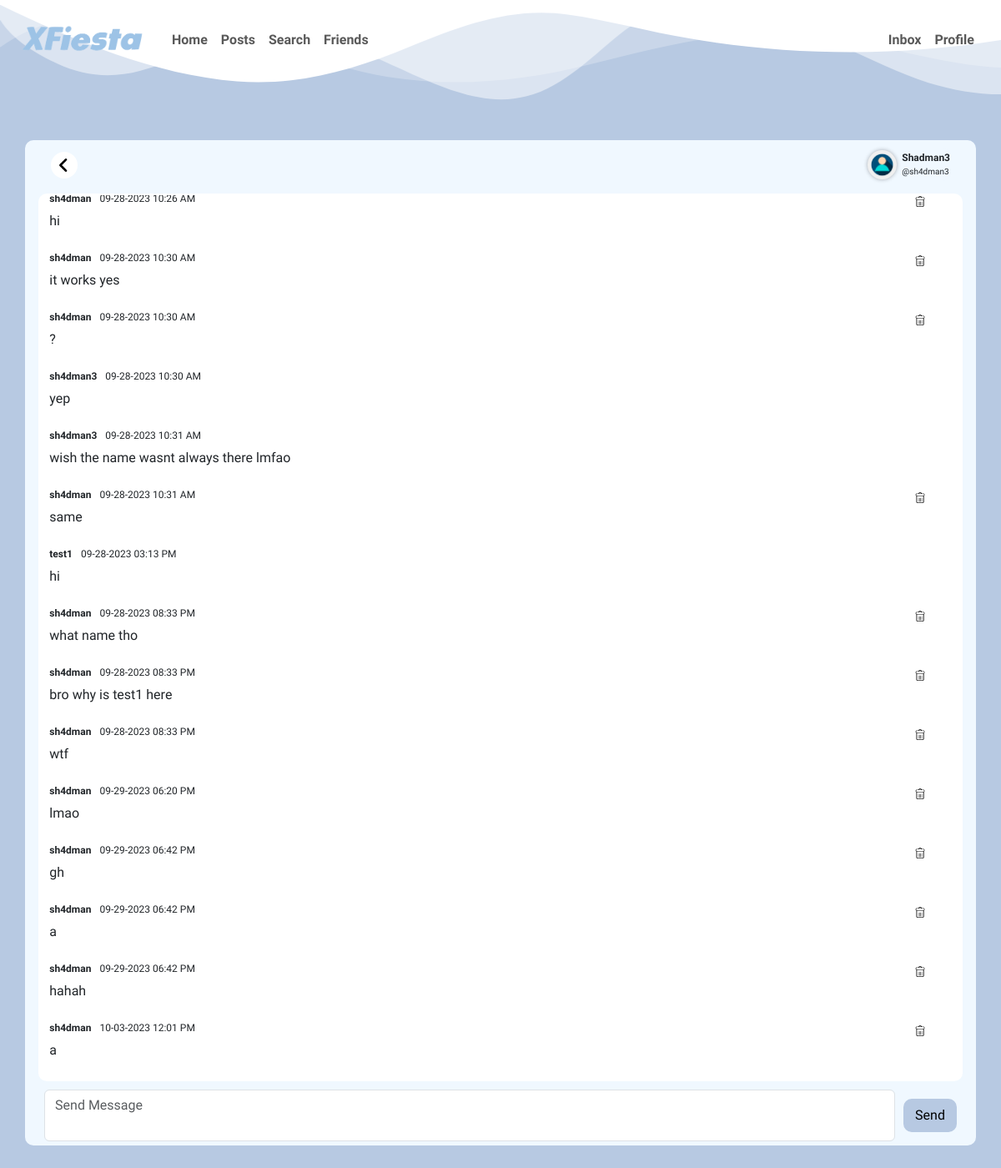
/inbox/3 (signed in), run on the app's committed database.
### tables this page shows
CREATE TABLE "users" (
    id INTEGER NOT NULL,
    username TEXT NOT NULL,
    fullname TEXT,
    hash TEXT NOT NULL,
    about_me TEXT,
    friends INTEGER DEFAULT 0 NOT NULL,
    posts INTEGER DEFAULT 0 NOT NULL,
    carnival INTEGER DEFAULT 0 NOT NULL,
    creation_time TIMESTAMP NOT NULL,
    pfp_location TEXT NOT NULL DEFAULT 'server_hosted_files/profile_pics/default_profile_pic/user_profile_pic.png',
    timezone_offset INTEGER NOT NULL DEFAULT 0,
    PRIMARY KEY(id)
);

CREATE TABLE messages (
    id INTEGER NOT NULL,
    inbox_id INTEGER NOT NULL,
    sender_id INTEGER NOT NULL,
    recipient_id INTEGER NOT NULL,
    contents TEXT NOT NULL,
    message_time TIMESTAMP NOT NULL DEFAULT CURRENT_TIMESTAMP, read_status TEXT NOT NULL CHECK(read_status IN ('read', 'unread')) DEFAULT 'unread',
    PRIMARY KEY(id),
    FOREIGN KEY(inbox_id) REFERENCES inbox(id),
    FOREIGN KEY(sender_id) REFERENCES users(id),
    FOREIGN KEY(recipient_id) REFERENCES users(id)
);

### app.py (the view)
@app.route("/inbox", defaults={"user_id": ""})
@app.route("/inbox/", defaults={"user_id": ""})
@app.route("/inbox/<user_id>")
@login_required
def inbox(user_id):
    if not user_id or user_id == '':
        inbox = db.execute(
            """
            SELECT DISTINCT i.id, i.user_id1, i.user_id2, i.messages
            FROM inbox AS i
            JOIN messages AS m
            ON i.id = m.inbox_id
            WHERE i.user_id1 = ? OR i.user_id2 = ?
            ORDER BY (
                SELECT MAX(message_time)
                FROM messages AS m2
                WHERE m2.inbox_id = i.id)
            DESC;
            """,
            session["user_id"], session["user_id"]
        )
        for chat in inbox:
            if chat["user_id1"] == session["user_id"]:
                person_id = chat["user_id2"]
            else:
                person_id = chat["user_id1"]
            person = db.execute("SELECT id, fullname, username, pfp_location FROM users WHERE id = ?;", person_id)
            chat["user_id"] = person[0]["id"]
            chat["fullname"] = person[0]["fullname"]
            chat["username"] = person[0]["username"]
            chat["pfp_location"] = person[0]["pfp_location"]
            message = db.execute("SELECT contents FROM messages WHERE inbox_id = ? ORDER BY message_time DESC LIMIT 1;", chat["id"])
            if message:
                chat["last_message"] = message[0]["contents"][0:56] if len(message[0]["contents"]) >= 56 else message[0]["contents"][0:len(message[0]["contents"])]
        return render_template("inbox.html", inbox = inbox)
    else:
        user = db.execute("SELECT id, username, fullname, pfp_location FROM users WHERE id = ?;", user_id)
        inbox = db.execute("SELECT id FROM inbox WHERE (user_id1 = ? AND user_id2 = ?) OR (user_id1 = ? AND user_id2 = ?);", session["user_id"], user_id, user_id, session["user_id"])
        if len(user) != 1:
            return redirect("/inbox")
        if not inbox:
            inbox_id = None
        else:
            inbox_id = inbox[0]["id"]
        messages = db.execute(
            """
            SELECT *
            FROM messages
            WHERE inbox_id = ?
            ORDER BY message_time;
            """, inbox_id
        )
        db.execute("UPDATE messages SET read_status = 'read' WHERE recipient_id = ? AND read_status = 'unread';", session["user_id"])
        for message in messages:
            tz_offset = db.execute("SELECT timezone_offset FROM users WHERE id = ?;", session["user_id"])
            message_time = datetime.strptime(message["message_time"], "%Y-%m-%d %H:%M:%S") + timedelta(minutes=tz_offset[0]["timezone_offset"])
            message["date"] = message_time.strftime("%m-%d-%Y")
            message["time"] = message_time.strftime("%I:%M %p")
            message_sender = db.execute("SELECT id, fullname, username FROM users WHERE id = ?;", message["sender_id"])
            message["sender_fullname"] = message_sender[0]["fullname"]
            message["sender_username"] = message_sender[0]["username"]
        return render_template("chat.html",user=user[0], messages=messages, user_id=user_id, inbox_id=inbox_id)

### app.py (called while the page is built)
@app.after_request
def after_request(response):
    response.headers["Cache-Control"] = "no-cache, no-store, must-revalidate"
    response.headers["Expires"] = 0
    response.headers["Pragma"] = "no-cache"
    return response

### helpers.py (called while the page is built)
def login_required(f):
    @wraps(f)
    def decorated_function(*args, **kwargs):
        if session.get("user_id") is None:
            return redirect("/welcome")
        return f(*args, **kwargs)
    return decorated_function

### templates/chat.html (shortened to what this page needs)
{% extends "layout.html" %}
{% block optional_c %}
    <link rel="stylesheet" href="/static/styles/inbox.css">
    <link rel="stylesheet" href="/static/styles/chat.css">
{% endblock %}
{% block main %}
    <div id="main-container" class="main-container o-profile">
        <div style="display: flex; width: 100%; align-items: center;">
            <div id="go_back">
                <button class="action-button btn-big" type="button" onclick="history.back();"><img src="/static/images/back.png"></button>
            </div>
            <div class="top-bar">
                <a href="/profile/{{ user['username'] }}"><div class="profile-pic" style="width: 35px; height: 35px;"><img src="{% if user['pfp_location'] %} /{{ user['pfp_location']}} {% else %} /static/images/user_profile_pic.png {% endif %}"></div></a>
                <div style="margin-left: 0.5vw; text-align: left;">
                    <div class="name"><a href="/profile/{{ user['username'] }}" style="text-decoration: none; color: inherit;">{{ user['fullname'] }}</a></div>
                    <div class="username"><a href="/profile/{{ user['username'] }}" style="text-decoration: none; color: inherit;">@{{ user['username'] }}</a></div>
                </div>
            </div>
        </div>
        <div id="chat-container" class="chat-container">
            {% for message in messages %}
                <div name="message" id="{{ message['id'] }}" class="message-container">
                    <div class="top-part">
                        <div class="name name-chat" style="margin-right: 10px;"><a tabindex="-1" href="/profile/{{ message['sender_username'] }}">{{ message["sender_username"] }}</a></div>
                        <div class="name" style="font-weight: normal; margin-right: auto;">
                            {{ message["date"] }} {{ message["time"] }}
                        </div>
                        {% if message["sender_id"] == session["user_id"] %}
                            <div class="actions">
                                <button name="delete_message_button" class="action-button btn-big" value="{{ message['id'] }}" type="button">
                                    <img alt="Delete Message" src="/static/images/delete.png">
                                </button>
                            </div>
                        {% endif %}
                    </div>
                    <p style="white-space: pre-line;">{{ message["contents"] }}</p>
                </div>
            {% endfor %}
        </div>
        <div class="send-message">
            <textarea id="send_box" class="form-control send-box" placeholder="Send Message"></textarea>
            <div style="margin-top: auto; margin-bottom: auto;">
                <button id="send_button" class="btn btn-primary btn-prof">Send</button>
            </div>
        </div>
    </div>
{% endblock %}

### static/styles/styles.css (style rules this page uses)
body { max-width: 100%; overflow-x: hidden; background-color: #b7c9e2; font-family: 'Work Sans', sans-serif; }
textarea { resize: none; }
.btn, .btn-primary { background-color: white !important; color: blue; border: 2px solid transparent !important; border-radius: 10px; transition: all 0.5s; }
button img { -webkit-user-drag: none; user-select: none; pointer-events: none; }
input[type="text"], input[type="password"], textarea, .line-form, .textbox-area, .form-control { width: 30vw !important; }
.o-profile { margin: 5rem auto; width: 95%; background-color: aliceblue; border: 5px solid transparent; border-radius: 10px; display: flex; flex-direction: column; align-items: center; }
.profile-pic { width: 125px; height: 125px; border: 2px solid transparent; border-radius: 50%; box-shadow: 0 0 5px rgba(0, 0, 0, 0.3); background-color: #f0f0f0; pointer-events: none; overflow: hidden; }
.profile-pic img { width: 100%; height: 100%; object-fit: cover; -webkit-user-drag: none; user-select: none; image-rendering: optimizeSpeed; }
.btn-prof { background-color: #b7c9e2 !important; margin-top: 5px; margin-bottom: 5px; color: black !important; }
textarea { bottom: 0 !important; }
.name { font-weight: 700; font-size: 1.1rem; }
.username { font-size: 0.8rem; }

### static/styles/inbox.css (style rules this page uses)
.name { font-size: 0.9rem; font-weight: 700; }
.username { font-size: smaller; }
.actions { margin-top: auto; margin-bottom: auto; margin-left: auto; margin-right: 2vw; display: flex; justify-content: right; align-items: center; }
.action-button { width: 2rem; height: 2rem; border: 0.25px solid white; border-radius: 50%; display: flex; justify-content: center; align-items: center; overflow: hidden; background-color: white; }
.action-button img { width: 100%; height: 100%; object-position: center; object-fit: contain; -webkit-user-drag: none; user-select: none; }

### static/styles/chat.css (style rules this page uses)
body { display: none; }
.top-bar { background-color: aliceblue; margin-left: auto; display: flex; border: 2px solid transparent; justify-content: right; border-radius: 10px; margin-top: 5px; margin-bottom: 5px; margin-right: 1.5rem; }
#go_back { width: 50%; justify-content: left !important; margin-left: 1.5rem; }
#go_back button { width: 2rem !important; height: 2rem !important; border: 0.5px solid transparent !important; }
#go_back button img { width: 2.5rem !important; height: 2.5rem !important; object-fit: cover; }
.name { font-size: 12px !important; }
.name-chat { height: 24px !important; }
.username { font-size: 10px !important; }
.chat-container { width: 98%; padding: 5px 5px; margin: 10px 10px; border: 2px solid transparent; border-radius: 10px; background-color: white; height: 70vh; max-height: 80vh; overflow-y: auto; overflow-x: hidden; }
.message-container { background-color: white; border: 1px solid transparent; border-radius: 10px; padding: 5px 5px; padding-bottom: 0px; }
.top-part { display: flex; flex-direction: row; }
.name { width: fit-content; }
a { text-decoration: none; color: inherit; }
.action-button { height: 1.5rem !important; width: 1.5rem !important; margin-left: 2px; margin-right: 2px; }
.btn-big img { width: 1.5rem !important; }
.send-message { display: flex; max-width: 100%; }
.send-box { width: 85vw !important; margin-right: 10px; }

### data on the page
users: pfp_location (picture), fullname "Shadman3", username "sh4dman3"
messages: sender_username "sh4dman", date "09-28-2023", time "10:26 AM", {{ message['id'] }} 1 (drawn), contents "hi"
messages: sender_username "sh4dman", date "09-28-2023", time "10:30 AM", {{ message['id'] }} 2 (drawn), contents "it works yes"
messages: sender_username "sh4dman", date "09-28-2023", time "10:30 AM", {{ message['id'] }} 3 (drawn), contents "?"
messages: sender_username "sh4dman3", date "09-28-2023", time "10:30 AM", contents "yep"
messages: sender_username "sh4dman3", date "09-28-2023", time "10:31 AM", contents "wish the name wasnt always there lmfao"
messages: sender_username "sh4dman", date "09-28-2023", time "10:31 AM", {{ message['id'] }} 6 (drawn), contents "same"
messages: sender_username "test1", date "09-28-2023", time "03:13 PM", contents "hi"
messages: sender_username "sh4dman", date "09-28-2023", time "08:33 PM", {{ message['id'] }} 13 (drawn), contents "what name tho"
messages: sender_username "sh4dman", date "09-28-2023", time "08:33 PM", {{ message['id'] }} 14 (drawn), contents "bro why is test1 here"
messages: sender_username "sh4dman", date "09-28-2023", time "08:33 PM", {{ message['id'] }} 15 (drawn), contents "wtf"
messages: sender_username "sh4dman", date "09-29-2023", time "06:20 PM", {{ message['id'] }} 22 (drawn), contents "lmao"
messages: sender_username "sh4dman", date "09-29-2023", time "06:42 PM", {{ message['id'] }} 23 (drawn), contents "gh"
messages: sender_username "sh4dman", date "09-29-2023", time "06:42 PM", {{ message['id'] }} 24 (drawn), contents "a"
messages: sender_username "sh4dman", date "09-29-2023", time "06:42 PM", {{ message['id'] }} 25 (drawn), contents "hahah"
messages: sender_username "sh4dman", date "10-03-2023", time "12:01 PM", {{ message['id'] }} 59 (drawn), contents "a"
